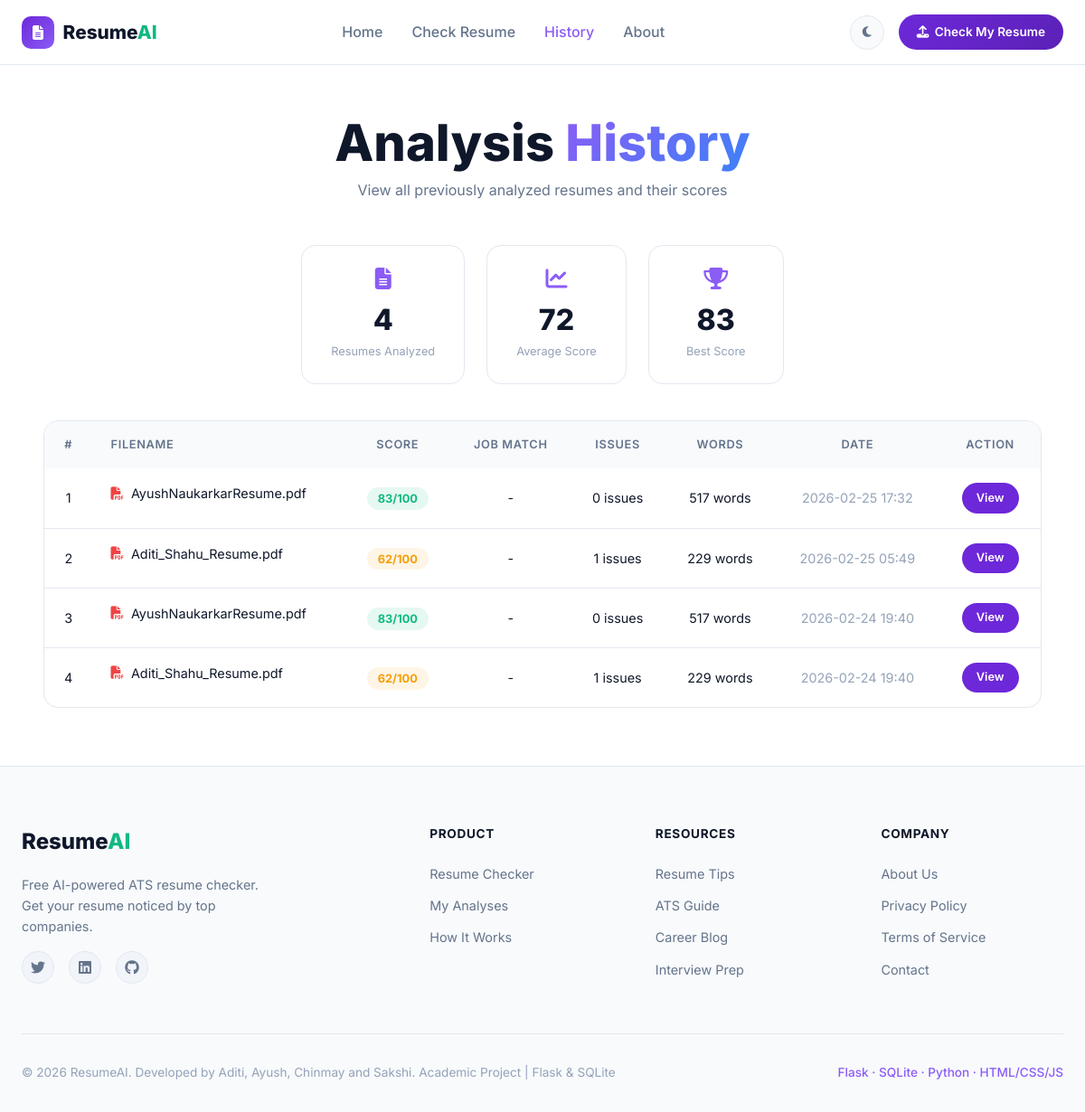
Before: /history with the older database file.
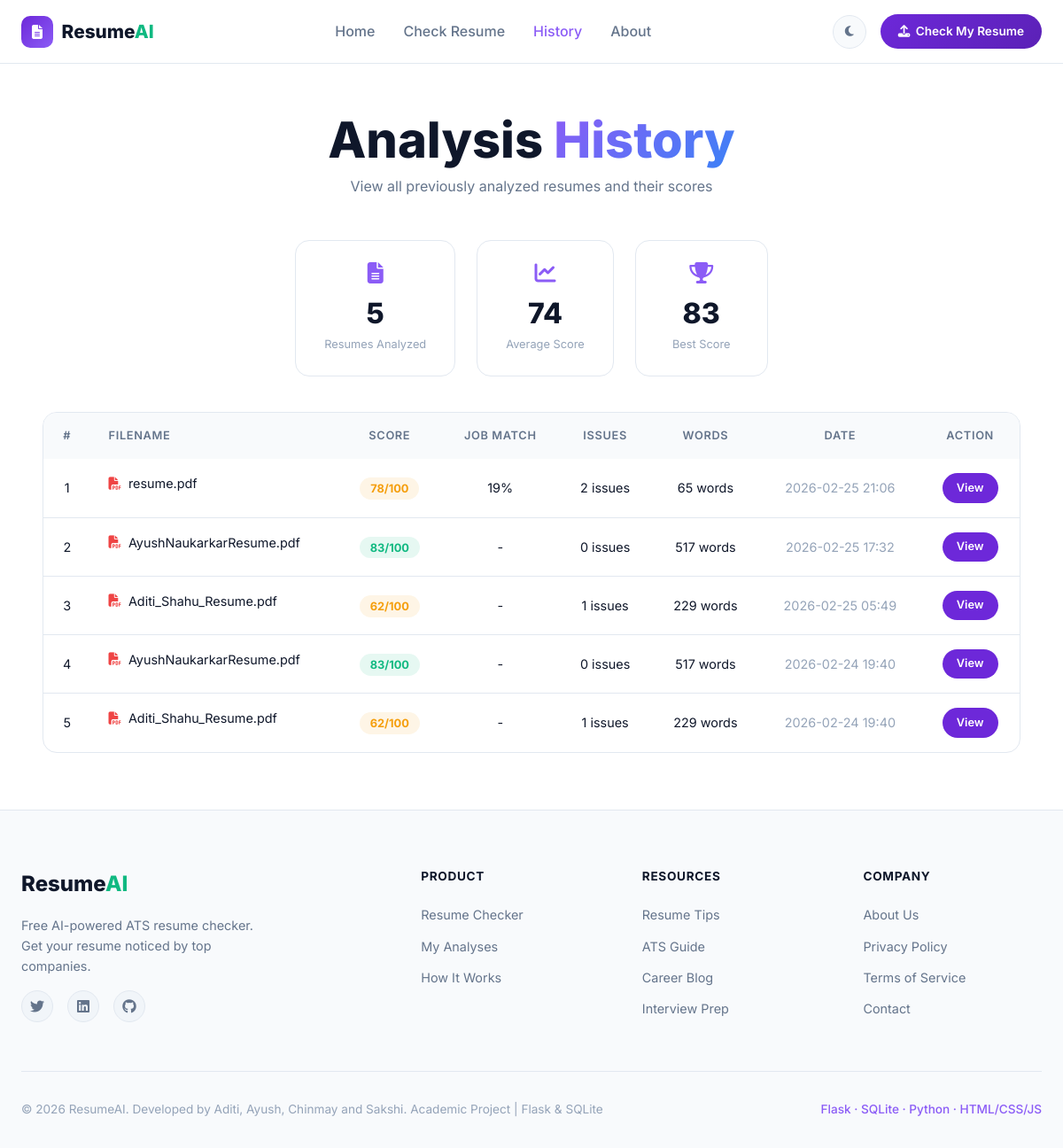
After: the same page with the newer database file.
### tables this page shows
CREATE TABLE analyses (
            id INTEGER PRIMARY KEY AUTOINCREMENT,
            filename TEXT NOT NULL,
            overall_score INTEGER NOT NULL,
            ats_parse_rate INTEGER,
            content_score INTEGER,
            format_score INTEGER,
            style_score INTEGER,
            sections_score INTEGER,
            skills_score INTEGER,
            issues_found INTEGER DEFAULT 0,
            word_count INTEGER DEFAULT 0,
            analysis_json TEXT,
            created_at TIMESTAMP DEFAULT CURRENT_TIMESTAMP
        , job_description TEXT, similarity_score REAL);

### app.py (the view)
@app.route("/history")
def history():
    conn = get_db()
    rows = conn.execute(
        "SELECT * FROM analyses ORDER BY created_at DESC LIMIT 20"
    ).fetchall()
    conn.close()
    return render_template("history.html", rows=rows)

### app.py (called while the page is built)
def get_db():
    conn = sqlite3.connect(DB_PATH)
    conn.row_factory = sqlite3.Row
    return conn

### templates/history.html (shortened to what this page needs)
{% extends "base.html" %}
{% block content %}
<section class="history-page">
    <div class="container">
        <div class="page-header">
            <h1>Analysis <span class="gradient-text">History</span></h1>
            <p>View all previously analyzed resumes and their scores</p>
        </div>
        {% if rows %}
        <div class="history-stats">
            <div class="hs-card">
                <i class="fas fa-file-alt"></i>
                <div class="hs-value">{{ rows|length }}</div>
                <div class="hs-label">Resumes Analyzed</div>
            </div>
            <div class="hs-card">
                <i class="fas fa-chart-line"></i>
                <div class="hs-value">
                    {{ (rows|map(attribute='overall_score')|list|sum / rows|length)|round|int }}
                </div>
                <div class="hs-label">Average Score</div>
            </div>
            <div class="hs-card">
                <i class="fas fa-trophy"></i>
                <div class="hs-value">
                    {{ rows|map(attribute='overall_score')|list|max }}
                </div>
                <div class="hs-label">Best Score</div>
            </div>
        </div>
        <div class="history-table-wrap">
            <table class="history-table">
                <thead>
                    <tr>
                        <th>#</th>
                        <th class="col-filename">Filename</th>
                        <th>Score</th>
                        <th>Job Match</th>
                        <th>Issues</th>
                        <th>Words</th>
                        <th>Date</th>
                        <th>Action</th>
                    </tr>
                </thead>
                <tbody>
                    {% for row in rows %}
                    <tr>
                        <td>{{ loop.index }}</td>
                        <td class="filename-cell">
                            <i class="fas fa-file-pdf" style="color:#ef4444"></i>
                            {{ row['filename'] }}
                        </td>
                        <td>
                            <span class="score-badge
                                {% if row['overall_score'] >= 80 %}score-good
                                {% elif row['overall_score'] >= 60 %}score-avg
                                {% else %}score-bad{% endif %}">
                                {{ row['overall_score'] }}/100
                            </span>
                        </td>
                        <td>
                            {% if row['similarity_score'] is not none %}
                            {{ row['similarity_score']|round|int }}%
                            {% else %}-
                            {% endif %}
                        </td>
                        <td>{{ row['issues_found'] }} issues</td>
                        <td>{{ row['word_count'] }} words</td>
                        <td class="date-cell">{{ row['created_at'][:16] }}</td>
                        <td>
                            <a href="{{ url_for('result', analysis_id=row['id']) }}"
                               class="btn-sm">View</a>
                        </td>
                    </tr>
                    {% endfor %}
                </tbody>
            </table>
        </div>
        {% endif %}
    </div>
</section>
{% endblock %}

### templates/base.html (shortened to what this page needs)
<!DOCTYPE html>
<html lang="en" data-theme="light">
<head>
    <link rel="stylesheet" href="https://cdnjs.cloudflare.com/ajax/libs/font-awesome/6.5.0/css/all.min.css"/>
    <link rel="stylesheet" href="{{ url_for('static', filename='css/main.css') }}"/>
</head>
<body>
<nav class="navbar" id="navbar">
    <div class="nav-container">
        <a href="{{ url_for('index') }}" class="nav-logo">
            <div class="logo-icon">
                <i class="fas fa-file-alt"></i>
            </div>
            <span class="logo-text">Resume<span class="logo-accent">AI</span></span>
        </a>
        <ul class="nav-links" id="navLinks">
            <li><a href="{{ url_for('index') }}" class="nav-link">Home</a></li>
            <li><a href="{{ url_for('check') }}" class="nav-link">Check Resume</a></li>
            <li><a href="{{ url_for('history') }}" class="nav-link">History</a></li>
            <li><a href="{{ url_for('about') }}" class="nav-link">About</a></li>
        </ul>
        <div class="nav-actions">
            <button class="theme-toggle" id="themeToggle" title="Toggle Dark Mode">
                <i class="fas fa-moon" id="themeIcon"></i>
            </button>
            <a href="{{ url_for('check') }}" class="btn-nav-cta">
                <i class="fas fa-upload"></i> Check My Resume
            </a>
        </div>
    </div>
</nav>
<main>
    {% block content %}{% endblock %}
</main>
<footer class="footer">
    <div class="footer-container">
        <div class="footer-grid">
            <div class="footer-brand">
                <div class="logo-text" style="font-size:1.5rem;font-weight:800;">
                    Resume<span class="logo-accent">AI</span>
                </div>
                <p>Free AI-powered ATS resume checker. Get your resume noticed by top companies.</p>
                <div class="footer-social">
                    <a href="#" aria-label="Twitter"><i class="fab fa-twitter"></i></a>
                    <a href="#" aria-label="LinkedIn"><i class="fab fa-linkedin"></i></a>
                    <a href="#" aria-label="GitHub"><i class="fab fa-github"></i></a>
                </div>
            </div>
            <div class="footer-col">
                <h4>Product</h4>
                <ul>
                    <li><a href="{{ url_for('check') }}">Resume Checker</a></li>
                    <li><a href="{{ url_for('history') }}">My Analyses</a></li>
                    <li><a href="{{ url_for('about') }}">How It Works</a></li>
                </ul>
            </div>
            <div class="footer-col">
                <h4>Resources</h4>
                <ul>
                    <li><a href="#">Resume Tips</a></li>
                    <li><a href="#">ATS Guide</a></li>
                    <li><a href="#">Career Blog</a></li>
                    <li><a href="#">Interview Prep</a></li>
                </ul>
            </div>
            <div class="footer-col">
                <h4>Company</h4>
                <ul>
                    <li><a href="{{ url_for('about') }}">About Us</a></li>
                    <li><a href="#">Privacy Policy</a></li>
                    <li><a href="#">Terms of Service</a></li>
                    <li><a href="#">Contact</a></li>
                </ul>
            </div>
        </div>
        <div class="footer-bottom">
            <p>© 2026 ResumeAI. Developed by Aditi, Ayush, Chinmay and Sakshi.
                    Academic Project | Flask & SQLite</p>
            <p class="footer-tech">Flask · SQLite · Python · HTML/CSS/JS</p>
        </div>
    </div>
</footer>
</body>
</html>

Changed rows visible on the page:
added analyses: filename "resume.pdf", overall_score "78", similarity_score "19", issues_found "2", word_count "65", created_at "2026-02-25 21:06"
Other visible differences:
{{ rows|length }}: "4" → "5"
{{ (rows|map(attribute='overall_score')|list|sum / rows|length)|round|int }}: "72" → "74"
